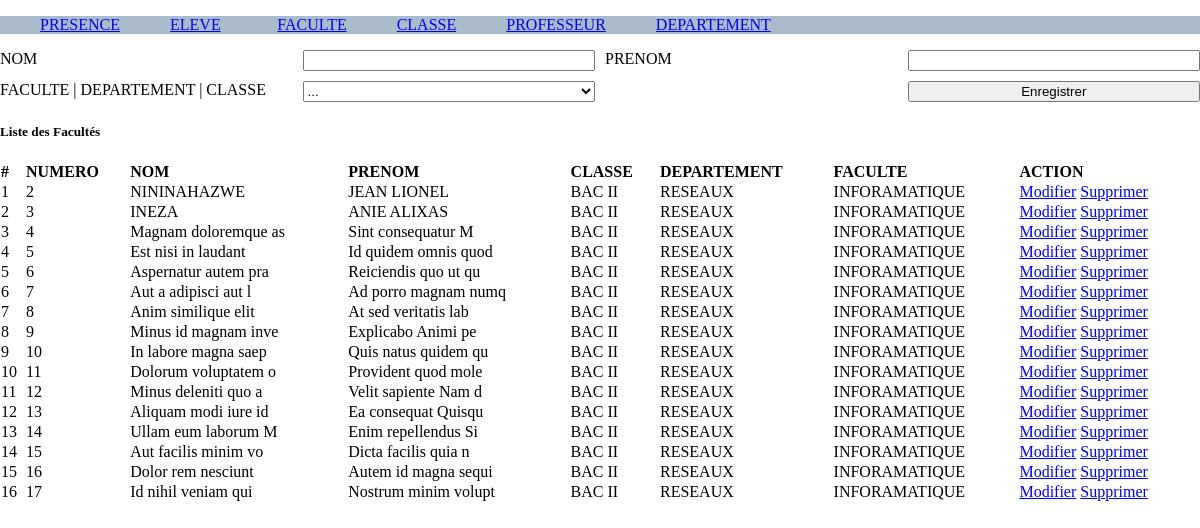
Screenshot of /eleve.php with the database file from the repository.
### tables this page shows
CREATE TABLE `eleve` (
  `id` int(11) NOT NULL,
  `nom` varchar(255) NOT NULL,
  `prenom` varchar(255) NOT NULL,
  `classe_id` int(11) NOT NULL,
  `created_at` datetime NOT NULL DEFAULT CURRENT_TIMESTAMP
);

CREATE TABLE `classe` (
  `id` int(11) NOT NULL,
  `departement_id` int(11) NOT NULL,
  `name` varchar(255) NOT NULL
);

CREATE TABLE `departement` (
  `id` int(11) NOT NULL,
  `faculte_id` int(11) NOT NULL,
  `name` varchar(255) NOT NULL,
  `created_at` datetime NOT NULL DEFAULT CURRENT_TIMESTAMP
);

CREATE TABLE `faculte` (
  `id` int(11) NOT NULL,
  `name` varchar(255) NOT NULL,
  `created_at` datetime NOT NULL DEFAULT CURRENT_TIMESTAMP
);

### app/config.php (called while the page is built, shortened)
<?php
function getConnection(){
	try{
		$db = new PDO('mysql:host=localhost;dbname=guy_tp','jean','lion');
		 $db->setAttribute(PDO::ATTR_ERRMODE, PDO::ERRMODE_EXCEPTION);
	} catch(PDOException $e) {
	  echo "Error: " . $e->getMessage();
	  die($e);
	}
	return $db;
}
function selectAll($table){
	$query = "SELECT * FROM $table";
	$db = getConnection();
	$data = $db->query($query);
	return $data->fetchAll();
}
function getEntryInTable($table ,  $val,$column="id"){
	$key = array_search($val, array_column($table, $column));
	return $table[$key];
}

### eleve.php (the view, shortened to what this page needs)
<?php
$departements = selectAll("departement");
$facultes = selectAll("faculte");
$eleves = selectAll("eleve");
$classes = selectAll("classe");
  include "include/header.php";
?>
<div>
  <form action="" method="post">
    <div>
      <label for="">NOM </label>
      <input type="text" name="nom"  value="<?= $eleve_name ?? "" ?>"  required="">
      <label for="">PRENOM </label>
      <input type="text" name="prenom"  value="<?= $eleve_prenom ?? "" ?>"  required="">
      <label for="">FACULTE | DEPARTEMENT | CLASSE</label>
      <select name="classe_id" required>
        <option value="">...</option>
        <?php foreach($classes as $val): ?>
          <option value="<?= $val['id'] ?>" <?php if(isset($classe_id_value) and $classe_id_value == $val['id']) :?> selected  <?php endif ?>>
            <?= getEntryInTable($facultes, $val['id'])['name'] ?> |
            <?php
            $fac_id = getEntryInTable($facultes, $val['id'])['id'];
            echo getEntryInTable($departements, $fac_id)['name'] ?> |
            <?= $val['name'] ?>
          </option>
        <?php endforeach; ?>
      </select>
      <label for=""></label>
      <?php if(isset($eleve_id)): ?>
      <input type="submit" name="update" value="Modifier">
    <?php else: ?>
       <input type="submit" name="save" value="Enregistrer">
    <?php endif ?>
    </div>
  </form>
  <div>
    <h5>Liste des Facultés</h5>
    <table>
      <thead>
        <tr>
          <th># </th>
          <th>NUMERO </th>
          <th>NOM</th>
          <th>PRENOM</th>
          <th>CLASSE</th>
          <th>DEPARTEMENT</th>
          <th>FACULTE</th>
          <th>ACTION</th>
        </tr>
      </thead>
      <tbody>
        <?php foreach ($eleves  as $key => $value) : ?>
        <tr>
          <td><?= ++$key  ?></td>
          <td><?= $value['id'] ?></td>
          <td><?= $value['nom'] ?></td>
          <td><?= $value['prenom'] ?></td>
          <td>
            <?= getEntryInTable($classes, $val['id'])['name'] ?>
          </td>
          <td>
            <?php
           $dep_id = getEntryInTable($classes, $val['id'])['departement_id'];
            echo getEntryInTable($departements, $dep_id)['name'];
           ?>
           </td>
           <td>
            <?php
            $fac_id = getEntryInTable($departements, $dep_id)['faculte_id'];
            echo getEntryInTable($facultes, $fac_id)['name'];
           ?>
           </td>
          <td>
            <a href="eleve.php?action=modifier&&id=<?= $value['id'] ?>">Modifier</a>
            <a href="eleve.php?action=delete&&id=<?= $value['id'] ?>" onclick="return confirm('êtes-vous sûr ?')">Supprimer</a>
          </td>
        </tr>
       <?php endforeach; ?>
      </tbody>
    </table>
  </div>
</div>
<?php
  include "include/footer.php";
?>

### asset/css/style.css (style rules this page uses)
body { margin: 0; }
table { border-collapse: collapse; width: 100%; text-align: left; }
form div { display: grid; grid-template-columns: repeat(4, 1fr); grid-gap: 10px; }
input[type="submit"] { cursor: pointer; }

### rows the page displays
eleve: id "2", nom "NININAHAZWE", prenom "JEAN LIONEL", classe.name "BAC II", classe.name "RESEAUX", classe.name "INFORAMATIQUE"
eleve: id "3", nom "INEZA", prenom "ANIE ALIXAS", classe.name "BAC II", classe.name "RESEAUX", classe.name "INFORAMATIQUE"
eleve: id "4", nom "Magnam doloremque as", prenom "Sint consequatur M", classe.name "BAC II", classe.name "RESEAUX", classe.name "INFORAMATIQUE"
eleve: id "5", nom "Est nisi in laudant", prenom "Id quidem omnis quod", classe.name "BAC II", classe.name "RESEAUX", classe.name "INFORAMATIQUE"
eleve: id "6", nom "Aspernatur autem pra", prenom "Reiciendis quo ut qu", classe.name "BAC II", classe.name "RESEAUX", classe.name "INFORAMATIQUE"
eleve: id "7", nom "Aut a adipisci aut l", prenom "Ad porro magnam numq", classe.name "BAC II", classe.name "RESEAUX", classe.name "INFORAMATIQUE"
eleve: id "8", nom "Anim similique elit", prenom "At sed veritatis lab", classe.name "BAC II", classe.name "RESEAUX", classe.name "INFORAMATIQUE"
eleve: id "9", nom "Minus id magnam inve", prenom "Explicabo Animi pe", classe.name "BAC II", classe.name "RESEAUX", classe.name "INFORAMATIQUE"
eleve: id "10", nom "In labore magna saep", prenom "Quis natus quidem qu", classe.name "BAC II", classe.name "RESEAUX", classe.name "INFORAMATIQUE"
eleve: id "11", nom "Dolorum voluptatem o", prenom "Provident quod mole", classe.name "BAC II", classe.name "RESEAUX", classe.name "INFORAMATIQUE"
eleve: id "12", nom "Minus deleniti quo a", prenom "Velit sapiente Nam d", classe.name "BAC II", classe.name "RESEAUX", classe.name "INFORAMATIQUE"
eleve: id "13", nom "Aliquam modi iure id", prenom "Ea consequat Quisqu", classe.name "BAC II", classe.name "RESEAUX", classe.name "INFORAMATIQUE"
eleve: id "14", nom "Ullam eum laborum M", prenom "Enim repellendus Si", classe.name "BAC II", classe.name "RESEAUX", classe.name "INFORAMATIQUE"
eleve: id "15", nom "Aut facilis minim vo", prenom "Dicta facilis quia n", classe.name "BAC II", classe.name "RESEAUX", classe.name "INFORAMATIQUE"
eleve: id "16", nom "Dolor rem nesciunt", prenom "Autem id magna sequi", classe.name "BAC II", classe.name "RESEAUX", classe.name "INFORAMATIQUE"
eleve: id "17", nom "Id nihil veniam qui", prenom "Nostrum minim volupt", classe.name "BAC II", classe.name "RESEAUX", classe.name "INFORAMATIQUE"
